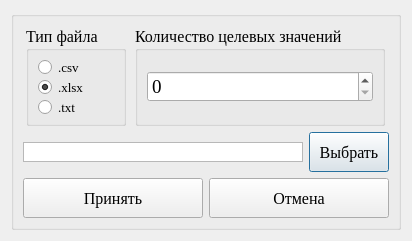
<?xml version="1.0" encoding="UTF-8"?>
<ui version="4.0">
 <class>UploaderGUI</class>
 <widget class="QDialog" name="UploaderGUI">
  <property name="geometry">
   <rect>
    <x>0</x>
    <y>0</y>
    <width>410</width>
    <height>240</height>
   </rect>
  </property>
  <property name="windowTitle">
   <string>Dialog</string>
  </property>
  <layout class="QGridLayout" name="gridLayout_2">
   <item row="0" column="0">
    <layout class="QGridLayout" name="gridLayout">
     <item row="0" column="0">
      <widget class="QGroupBox" name="groupBox">
       <property name="title">
        <string/>
       </property>
       <layout class="QGridLayout" name="gridLayout_3">
        <item row="0" column="0">
         <layout class="QHBoxLayout" name="horizontalLayout_4">
          <item>
           <widget class="QGroupBox" name="fileTypeGB">
            <property name="maximumSize">
             <size>
              <width>100</width>
              <height>100</height>
             </size>
            </property>
            <property name="font">
             <font>
              <family>Times New Roman</family>
              <pointsize>12</pointsize>
             </font>
            </property>
            <property name="title">
             <string>Тип файла</string>
            </property>
            <layout class="QVBoxLayout" name="verticalLayout_7">
             <item>
              <widget class="QRadioButton" name="rbCSV">
               <property name="font">
                <font>
                 <family>Times New Roman</family>
                 <pointsize>10</pointsize>
                </font>
               </property>
               <property name="text">
                <string>.csv</string>
               </property>
              </widget>
             </item>
             <item>
              <widget class="QRadioButton" name="rbXLSX">
               <property name="font">
                <font>
                 <family>Times New Roman</family>
                 <pointsize>10</pointsize>
                </font>
               </property>
               <property name="text">
                <string>.xlsx</string>
               </property>
               <property name="checked">
                <bool>true</bool>
               </property>
              </widget>
             </item>
             <item>
              <widget class="QRadioButton" name="rbTXT">
               <property name="font">
                <font>
                 <family>Times New Roman</family>
                 <pointsize>10</pointsize>
                </font>
               </property>
               <property name="text">
                <string>.txt</string>
               </property>
              </widget>
             </item>
            </layout>
           </widget>
          </item>
          <item>
           <widget class="QGroupBox" name="numberGB">
            <property name="maximumSize">
             <size>
              <width>250</width>
              <height>100</height>
             </size>
            </property>
            <property name="font">
             <font>
              <family>Times New Roman</family>
              <pointsize>12</pointsize>
             </font>
            </property>
            <property name="title">
             <string>Количество целевых значений</string>
            </property>
            <layout class="QGridLayout" name="gridLayout_4">
             <item row="0" column="0">
              <widget class="QSpinBox" name="spinBox">
               <property name="minimumSize">
                <size>
                 <width>180</width>
                 <height>25</height>
                </size>
               </property>
               <property name="font">
                <font>
                 <family>Times New Roman</family>
                 <pointsize>14</pointsize>
                </font>
               </property>
              </widget>
             </item>
            </layout>
           </widget>
          </item>
         </layout>
        </item>
        <item row="1" column="0">
         <layout class="QHBoxLayout" name="horizontalLayout_2">
          <item>
           <widget class="QTextEdit" name="pathTE">
            <property name="maximumSize">
             <size>
              <width>10000</width>
              <height>20</height>
             </size>
            </property>
            <property name="verticalScrollBarPolicy">
             <enum>Qt::ScrollBarAlwaysOff</enum>
            </property>
            <property name="horizontalScrollBarPolicy">
             <enum>Qt::ScrollBarAlwaysOff</enum>
            </property>
            <property name="sizeAdjustPolicy">
             <enum>QAbstractScrollArea::AdjustToContentsOnFirstShow</enum>
            </property>
           </widget>
          </item>
          <item>
           <widget class="QPushButton" name="pathBtn">
            <property name="minimumSize">
             <size>
              <width>75</width>
              <height>40</height>
             </size>
            </property>
            <property name="font">
             <font>
              <family>Times New Roman</family>
              <pointsize>12</pointsize>
             </font>
            </property>
            <property name="text">
             <string>Выбрать</string>
            </property>
           </widget>
          </item>
         </layout>
        </item>
        <item row="2" column="0">
         <layout class="QHBoxLayout" name="horizontalLayout_3">
          <item>
           <widget class="QPushButton" name="aceptBtn">
            <property name="minimumSize">
             <size>
              <width>180</width>
              <height>40</height>
             </size>
            </property>
            <property name="font">
             <font>
              <family>Times New Roman</family>
              <pointsize>12</pointsize>
             </font>
            </property>
            <property name="text">
             <string>Принять</string>
            </property>
           </widget>
          </item>
          <item>
           <widget class="QPushButton" name="cancleBtn">
            <property name="minimumSize">
             <size>
              <width>180</width>
              <height>40</height>
             </size>
            </property>
            <property name="font">
             <font>
              <family>Times New Roman</family>
              <pointsize>12</pointsize>
             </font>
            </property>
            <property name="text">
             <string>Отмена</string>
            </property>
           </widget>
          </item>
         </layout>
        </item>
       </layout>
      </widget>
     </item>
    </layout>
   </item>
  </layout>
 </widget>
 <resources/>
 <connections/>
</ui>
